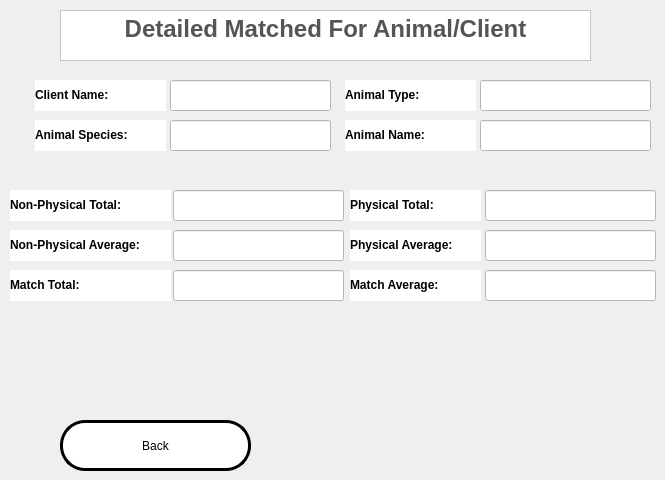
       <widget class="QWidget" name="matchesDetailsPage">
        <widget class="QTextBrowser" name="matchesHeadLine_2">
         <property name="geometry">
          <rect>
           <x>60</x>
           <y>10</y>
           <width>531</width>
           <height>51</height>
          </rect>
         </property>
         <property name="styleSheet">
          <string notr="true">background: white;</string>
         </property>
         <property name="html">
          <string>&lt;!DOCTYPE HTML PUBLIC &quot;-//W3C//DTD HTML 4.0//EN&quot; &quot;http://www.w3.org/TR/REC-html40/strict.dtd&quot;&gt;
&lt;html&gt;&lt;head&gt;&lt;meta name=&quot;qrichtext&quot; content=&quot;1&quot; /&gt;&lt;style type=&quot;text/css&quot;&gt;
p, li { white-space: pre-wrap; }
&lt;/style&gt;&lt;/head&gt;&lt;body style=&quot; font-family:'Sans'; font-size:10pt; font-weight:400; font-style:normal;&quot;&gt;
&lt;p align=&quot;center&quot; style=&quot; margin-top:0px; margin-bottom:0px; margin-left:0px; margin-right:0px; -qt-block-indent:0; text-indent:0px;&quot;&gt;&lt;span style=&quot; font-size:18pt; font-weight:600; color:#555555;&quot;&gt;Detailed Matched For Animal/Client&lt;/span&gt;&lt;/p&gt;&lt;/body&gt;&lt;/html&gt;</string>
         </property>
        </widget>
        <widget class="QLineEdit" name="nonPhysMatchTotalField">
         <property name="geometry">
          <rect>
           <x>173</x>
           <y>190</y>
           <width>171</width>
           <height>31</height>
          </rect>
         </property>
         <property name="styleSheet">
          <string notr="true">background:white;</string>
         </property>
         <property name="readOnly">
          <bool>true</bool>
         </property>
        </widget>
        <widget class="QLabel" name="label_25">
         <property name="geometry">
          <rect>
           <x>10</x>
           <y>190</y>
           <width>161</width>
           <height>31</height>
          </rect>
         </property>
         <property name="styleSheet">
          <string notr="true">background:white;</string>
         </property>
         <property name="text">
          <string>&lt;html&gt;&lt;head/&gt;&lt;body&gt;&lt;p&gt;&lt;span style=&quot; font-size:9pt; font-weight:600;&quot;&gt;Non-Physical Total:&lt;/span&gt;&lt;/p&gt;&lt;/body&gt;&lt;/html&gt;</string>
         </property>
        </widget>
        <widget class="QLabel" name="label_26">
         <property name="geometry">
          <rect>
           <x>10</x>
           <y>230</y>
           <width>161</width>
           <height>31</height>
          </rect>
         </property>
         <property name="styleSheet">
          <string notr="true">background:white;</string>
         </property>
         <property name="text">
          <string>&lt;html&gt;&lt;head/&gt;&lt;body&gt;&lt;p&gt;&lt;span style=&quot; font-size:9pt; font-weight:600;&quot;&gt;Non-Physical Average:&lt;/span&gt;&lt;/p&gt;&lt;/body&gt;&lt;/html&gt;</string>
         </property>
        </widget>
        <widget class="QLineEdit" name="nonPhysAverageMatchField">
         <property name="geometry">
          <rect>
           <x>173</x>
           <y>230</y>
           <width>171</width>
           <height>31</height>
          </rect>
         </property>
         <property name="styleSheet">
          <string notr="true">background:white;</string>
         </property>
         <property name="readOnly">
          <bool>true</bool>
         </property>
        </widget>
        <widget class="QLineEdit" name="overallMatchTotalField">
         <property name="geometry">
          <rect>
           <x>173</x>
           <y>270</y>
           <width>171</width>
           <height>31</height>
          </rect>
         </property>
         <property name="styleSheet">
          <string notr="true">background:white;</string>
         </property>
         <property name="readOnly">
          <bool>true</bool>
         </property>
        </widget>
        <widget class="QLabel" name="label_27">
         <property name="geometry">
          <rect>
           <x>350</x>
           <y>190</y>
           <width>131</width>
           <height>31</height>
          </rect>
         </property>
         <property name="styleSheet">
          <string notr="true">background:white;</string>
         </property>
         <property name="text">
          <string>&lt;html&gt;&lt;head/&gt;&lt;body&gt;&lt;p&gt;&lt;span style=&quot; font-size:9pt; font-weight:600;&quot;&gt;Physical Total:&lt;/span&gt;&lt;/p&gt;&lt;/body&gt;&lt;/html&gt;</string>
         </property>
        </widget>
        <widget class="QLineEdit" name="physTotalMatchField">
         <property name="geometry">
          <rect>
           <x>485</x>
           <y>190</y>
           <width>171</width>
           <height>31</height>
          </rect>
         </property>
         <property name="styleSheet">
          <string notr="true">background:white;</string>
         </property>
         <property name="readOnly">
          <bool>true</bool>
         </property>
        </widget>
        <widget class="QLineEdit" name="physAverageMatchField">
         <property name="geometry">
          <rect>
           <x>485</x>
           <y>230</y>
           <width>171</width>
           <height>31</height>
          </rect>
         </property>
         <property name="styleSheet">
          <string notr="true">background:white;</string>
         </property>
         <property name="readOnly">
          <bool>true</bool>
         </property>
        </widget>
        <widget class="QLabel" name="label_28">
         <property name="geometry">
          <rect>
           <x>350</x>
           <y>230</y>
           <width>131</width>
           <height>31</height>
          </rect>
         </property>
         <property name="styleSheet">
          <string notr="true">background:white;</string>
         </property>
         <property name="text">
          <string>&lt;html&gt;&lt;head/&gt;&lt;body&gt;&lt;p&gt;&lt;span style=&quot; font-size:9pt; font-weight:600;&quot;&gt;Physical Average:&lt;/span&gt;&lt;/p&gt;&lt;/body&gt;&lt;/html&gt;</string>
         </property>
        </widget>
        <widget class="QLineEdit" name="overallAverageMatchField">
         <property name="geometry">
          <rect>
           <x>485</x>
           <y>270</y>
           <width>171</width>
           <height>31</height>
          </rect>
         </property>
         <property name="styleSheet">
          <string notr="true">background:white;</string>
         </property>
         <property name="readOnly">
          <bool>true</bool>
         </property>
        </widget>
        <widget class="QLabel" name="label_33">
         <property name="geometry">
          <rect>
           <x>10</x>
           <y>270</y>
           <width>161</width>
           <height>31</height>
          </rect>
         </property>
         <property name="styleSheet">
          <string notr="true">background:white;</string>
         </property>
         <property name="text">
          <string>&lt;html&gt;&lt;head/&gt;&lt;body&gt;&lt;p&gt;&lt;span style=&quot; font-size:9pt; font-weight:600;&quot;&gt;Match Total:&lt;/span&gt;&lt;/p&gt;&lt;/body&gt;&lt;/html&gt;</string>
         </property>
        </widget>
        <widget class="QLabel" name="label_35">
         <property name="geometry">
          <rect>
           <x>350</x>
           <y>270</y>
           <width>131</width>
           <height>31</height>
          </rect>
         </property>
         <property name="styleSheet">
          <string notr="true">background:white;</string>
         </property>
         <property name="text">
          <string>&lt;html&gt;&lt;head/&gt;&lt;body&gt;&lt;p&gt;&lt;span style=&quot; font-size:9pt; font-weight:600;&quot;&gt;Match Average:&lt;/span&gt;&lt;/p&gt;&lt;/body&gt;&lt;/html&gt;</string>
         </property>
        </widget>
        <widget class="QLabel" name="label_36">
         <property name="geometry">
          <rect>
           <x>35</x>
           <y>80</y>
           <width>131</width>
           <height>31</height>
          </rect>
         </property>
         <property name="styleSheet">
          <string notr="true">background:white;</string>
         </property>
         <property name="text">
          <string>&lt;html&gt;&lt;head/&gt;&lt;body&gt;&lt;p&gt;&lt;span style=&quot; font-size:9pt; font-weight:600;&quot;&gt;Client Name:&lt;/span&gt;&lt;/p&gt;&lt;/body&gt;&lt;/html&gt;</string>
         </property>
        </widget>
        <widget class="QLineEdit" name="clientMatchNameField">
         <property name="geometry">
          <rect>
           <x>170</x>
           <y>80</y>
           <width>161</width>
           <height>31</height>
          </rect>
         </property>
         <property name="styleSheet">
          <string notr="true">background:white;</string>
         </property>
         <property name="readOnly">
          <bool>true</bool>
         </property>
        </widget>
        <widget class="QLabel" name="label_37">
         <property name="geometry">
          <rect>
           <x>345</x>
           <y>80</y>
           <width>131</width>
           <height>31</height>
          </rect>
         </property>
         <property name="styleSheet">
          <string notr="true">background:white;</string>
         </property>
         <property name="text">
          <string>&lt;html&gt;&lt;head/&gt;&lt;body&gt;&lt;p&gt;&lt;span style=&quot; font-size:9pt; font-weight:600;&quot;&gt;Animal Type:&lt;/span&gt;&lt;/p&gt;&lt;/body&gt;&lt;/html&gt;</string>
         </property>
        </widget>
        <widget class="QLineEdit" name="animalMatchTypeField">
         <property name="geometry">
          <rect>
           <x>480</x>
           <y>80</y>
           <width>171</width>
           <height>31</height>
          </rect>
         </property>
         <property name="styleSheet">
          <string notr="true">background:white;</string>
         </property>
         <property name="readOnly">
          <bool>true</bool>
         </property>
        </widget>
        <widget class="QPushButton" name="backToMatchesSummaryBtn">
         <property name="geometry">
          <rect>
           <x>60</x>
           <y>420</y>
           <width>191</width>
           <height>51</height>
          </rect>
         </property>
         <property name="cursor">
          <cursorShape>PointingHandCursor</cursorShape>
         </property>
         <property name="styleSheet">
          <string notr="true">#backToMatchesSummaryBtn{

border: 3px solid black;
background:white;

border-radius: 25px;
}

#backToMatchesSummaryBtn:hover{

	background:  qlineargradient( x1:0 y1:0, x2:1 y2:0, stop:0 #ffeaa7, stop:1 #fab1a0);
	color:#555;
}






</string>
         </property>
         <property name="text">
          <string>Back</string>
         </property>
        </widget>
        <widget class="QLabel" name="label_38">
         <property name="geometry">
          <rect>
           <x>345</x>
           <y>120</y>
           <width>131</width>
           <height>31</height>
          </rect>
         </property>
         <property name="styleSheet">
          <string notr="true">background:white;</string>
         </property>
         <property name="text">
          <string>&lt;html&gt;&lt;head/&gt;&lt;body&gt;&lt;p&gt;&lt;span style=&quot; font-size:9pt; font-weight:600;&quot;&gt;Animal Name:&lt;/span&gt;&lt;/p&gt;&lt;/body&gt;&lt;/html&gt;</string>
         </property>
        </widget>
        <widget class="QLineEdit" name="animalMatchNameField">
         <property name="geometry">
          <rect>
           <x>480</x>
           <y>120</y>
           <width>171</width>
           <height>31</height>
          </rect>
         </property>
         <property name="styleSheet">
          <string notr="true">background:white;</string>
         </property>
         <property name="readOnly">
          <bool>true</bool>
         </property>
        </widget>
        <widget class="QLabel" name="label_39">
         <property name="geometry">
          <rect>
           <x>35</x>
           <y>120</y>
           <width>131</width>
           <height>31</height>
          </rect>
         </property>
         <property name="styleSheet">
          <string notr="true">background:white;</string>
         </property>
         <property name="text">
          <string>&lt;html&gt;&lt;head/&gt;&lt;body&gt;&lt;p&gt;&lt;span style=&quot; font-size:9pt; font-weight:600;&quot;&gt;Animal Species:&lt;/span&gt;&lt;/p&gt;&lt;/body&gt;&lt;/html&gt;</string>
         </property>
        </widget>
        <widget class="QLineEdit" name="animalMatchSpeciesField">
         <property name="geometry">
          <rect>
           <x>170</x>
           <y>120</y>
           <width>161</width>
           <height>31</height>
          </rect>
         </property>
         <property name="styleSheet">
          <string notr="true">background:white;</string>
         </property>
         <property name="readOnly">
          <bool>true</bool>
         </property>
        </widget>
       </widget>
